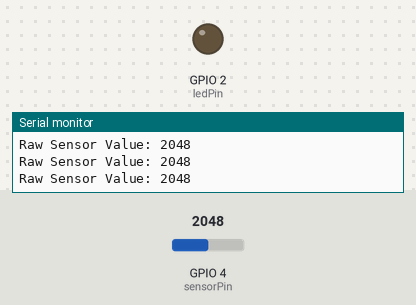
Simulated run of this sketch. Board: ESP32. On the bench: output pins drawn as LEDs (lit = HIGH), the last lines printed to the serial monitor. Inputs (shaded band) come from the test bench; at power-on: GPIO 4 (sensorPin) = 2048. WiFi joins after 1.5 s; servers stay silent unless stated; uploads are accepted with an empty reply.

Above: at 2.3 s.
At 6.71 s:
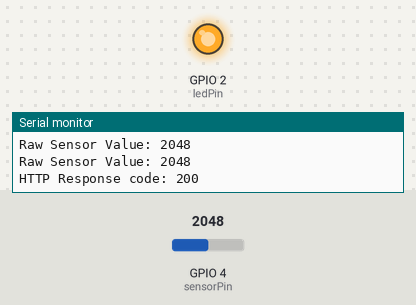
Timing chart, 0 to 9.3 s (numbered marks = the images above):
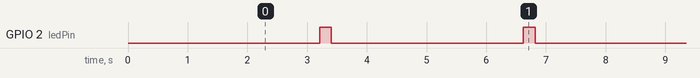

Measured:
- by itself, GPIO 2 (ledPin): alternates HIGH for 0.20 s and LOW for 3.2 s

The sketch:

sketch.ino
```cpp
#include <WiFi.h>
#include <HTTPClient.h>

const char* ssid = "Wokwi-GUEST";
const char* password = "";

const char* serverName = "http://httpbin.org/get?sensor=";

const int sensorPin = 4; // GPIO 4
const int ledPin = 2;    // GPIO 2 for Status LED

unsigned long lastTime = 0;
unsigned long timerDelay = 3000; // Every 3 seconds

void setup() {
  Serial.begin(115200);

  pinMode(sensorPin, INPUT);
  pinMode(ledPin, OUTPUT);

  WiFi.begin(ssid, password);
  Serial.print("Connecting to Wi-Fi");
  while (WiFi.status() != WL_CONNECTED) {
    delay(500);
    Serial.print(".");
  }
  Serial.println("\nConnected to Wi-Fi!");
}

void loop() {
  int sensorValue = analogRead(sensorPin);
  Serial.print("Raw Sensor Value: ");
  Serial.println(sensorValue);

  if ((millis() - lastTime) > timerDelay) {
    if (WiFi.status() == WL_CONNECTED) {
      HTTPClient http;

      String serverPath = String(serverName) + String(sensorValue);
      http.begin(serverPath.c_str());

      int httpResponseCode = http.GET();

      if (httpResponseCode > 0) {
        Serial.print("HTTP Response code: ");
        Serial.println(httpResponseCode);
        String payload = http.getString();
        Serial.println(payload);

        // Turn ON LED using ESP32 W1TS register (GPIO 2)
        REG_WRITE(GPIO_OUT_W1TS_REG, (1 << ledPin));
        delay(200);
        // Turn OFF LED using W1TC register
        REG_WRITE(GPIO_OUT_W1TC_REG, (1 << ledPin));

      } else {
        Serial.print("Error code: ");
        Serial.println(httpResponseCode);
      }
      http.end();
    } else {
      Serial.println("WiFi Disconnected");
    }
    lastTime = millis();
  }

  delay(100);
}
```
